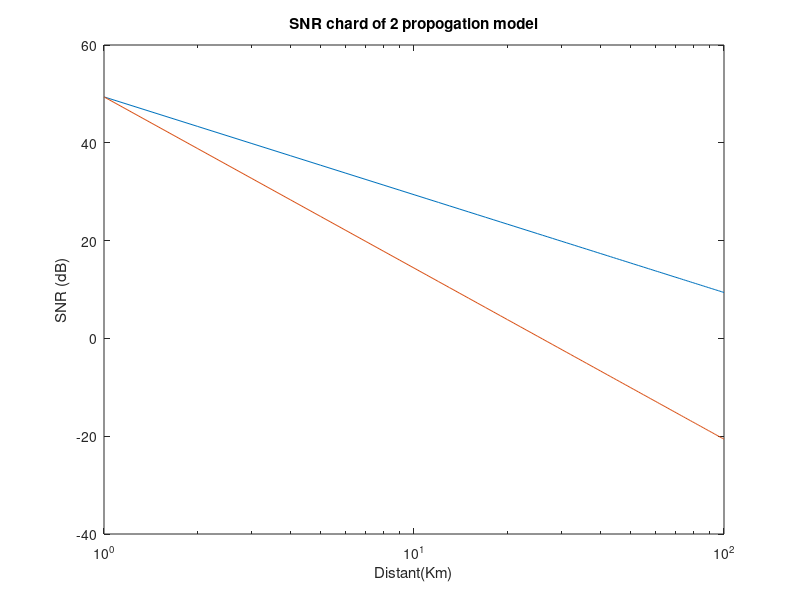

The MATLAB source for this figure:
function Q03
k=1.380650e-23; % Boltzmann's constant
t= 300; %Temperature
c=2.99792458 * 10^8;%light speed
Band= 10^7;%Band width
Pt=2;%Transmit power
fc=10^9;%Farrier Frequency
gt=10;%Tansmiter gain
r=c/fc;%Wave lenghth
gr=1;%Receiver gain
F=10^0.5;%Noise figure
d=0;%Distant
Pn=F*k*t*Band;%Noise power
x=1:1:100;%Distant value
y1=zeros(100,1);%SNR of free space model
y2=zeros(100,1);%SNR of exponent model
for i=1:1:100
    d=i*10^3;% Get distant form 1km-100km
    pl=((4*pi*d)/r)^2;% get path loss of free space model
    pl1=((4*pi*1000)/r)^2;% get path loss of free space model at 1km
    pl2=pl1*(d/1000)^3.5;% get path loss of exponent model
    Pr=Pt*gt*gr/pl;%Received power of free space model
    Pr2=Pt*gt*gr/pl2;%Received power of exponent model
    y1(i)=10*log10(Pr/Pn);%Gget the SNR into db
    y2(i)=10*log10(Pr2/Pn);%Get the SNR into db
end
figure('name','Q031');
semilogx(x,y1);hold on
semilogx(x,y2)
title('SNR chard of 2 propogation model')
xlabel('Distant(Km)')
ylabel('SNR (dB)');
hold off
end